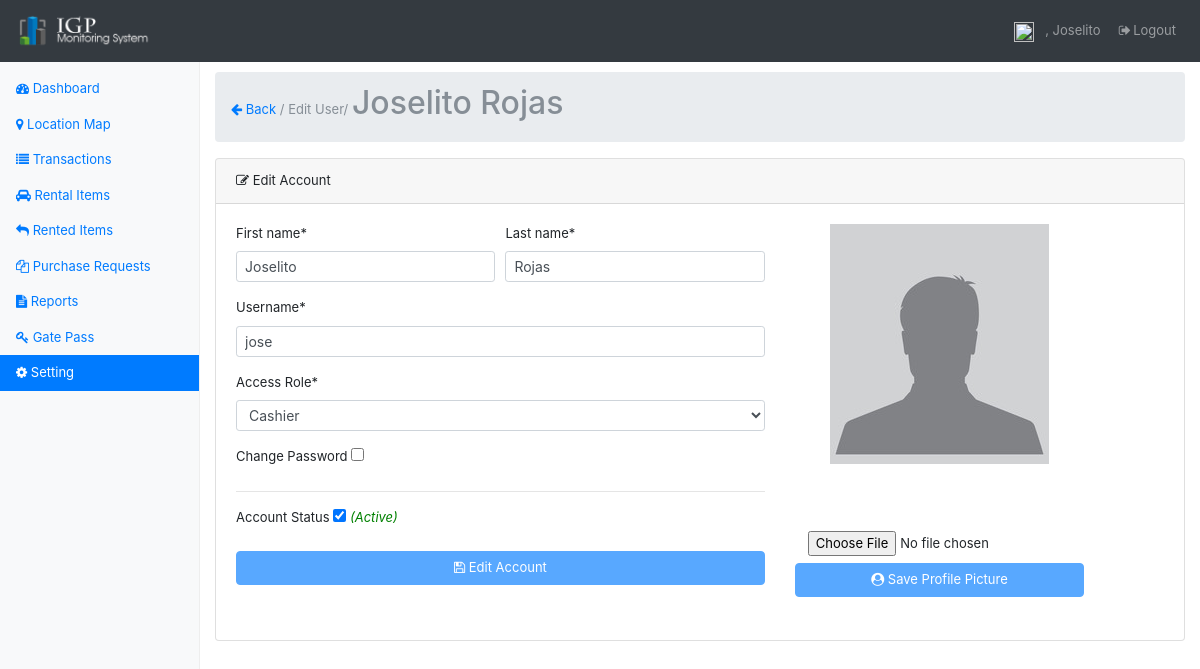
Page /user-edit.php?u=3 (signed in) on the committed database.
### tables this page shows
CREATE TABLE `users` (
  `user_id` int(11) NOT NULL,
  `firstname` varchar(45) DEFAULT NULL,
  `lastname` varchar(45) DEFAULT NULL,
  `username` varchar(45) DEFAULT NULL,
  `password` varchar(45) DEFAULT NULL,
  `hint` text,
  `status` enum('Y','N') DEFAULT 'N',
  `profile_pic` varchar(45) DEFAULT NULL,
  `user_type` int(11) DEFAULT NULL,
  `created_on` timestamp NULL DEFAULT CURRENT_TIMESTAMP
);

CREATE TABLE `user_type` (
  `user_type_id` int(11) NOT NULL,
  `user_type` varchar(45) DEFAULT NULL,
  `status` enum('Y','N') DEFAULT 'Y'
);

### classes/DbConfig.php (called while the page is built, shortened)
<?php
class DbConfig
{
    private $_host = 'localhost';
    private $_username = 'root';
    private $_password = '';
    private $_database = 'monitoringsystem';
    protected $connection;
    public function __construct()
    {
        if (!isset($this->connection)) {
            $this->connection = new mysqli($this->_host, $this->_username, $this->_password, $this->_database);
        }
        return $this->connection;
    }
}
?>

### classes/Crud.php (called while the page is built, shortened)
<?php
include_once 'DbConfig.php';
class Crud extends DbConfig
{
    public function getData($query)
    {
        $result = $this->connection->query($query);
        $rows = array();
        while ($row = $result->fetch_assoc()) {
            $rows[] = $row;
        }
        return $rows;
    }
    public function escape_string($value)
    {
        return $this->connection->real_escape_string($value);
    }
}
?>

### user-edit.php (the view, shortened to what this page needs)
<?php
    require_once('layout/header.php');
    require_once('classes/Crud.php');
    $crud = new Crud();
     $firstname = "";
     $lastname  = "";
     $username  = "";
     $profile_pic="";
     $user_type="";
     $status="N";
     $user_found=false;
    if(isset($_GET['u'])){
        $id = $crud->escape_string($_GET['u']);
        if(is_numeric($id) && $id!=''){
            if($id==1){
                $where_clause=" AND user_type_id=1";
            }else{
                $where_clause=" AND user_type_id!=1";
            }
            $user_type_ = $crud->getData("SELECT * FROM user_type WHERE status='Y' $where_clause");
            $result = $crud->getData("SELECT * FROM users WHERE user_id=$id LIMIT 1");
            $user_found=(count($result)==1)?true:false;
            foreach ($result as $res) {
                $firstname = $res['firstname'];
                $lastname  = $res['lastname'];
                $username  = $res['username'];
                $user_type =$res['user_type'];
                $status =$res['status'];
                $profile_pic =$res['profile_pic'];
            }
        }
    }
?>
<?php require_once('layout/nav.php');?>
        <main role="main" class="col-sm-9 ml-sm-auto col-md-10 pt-3">
           <nav aria-label="breadcrumb" role="navigation">
              <ol class="breadcrumb">
                    <li class="breadcrumb-item active" aria-current="page"><a href='user-list.php'><i class="fa fa-arrow-left" aria-hidden="true"></i> Back</a> / Edit User/ <h2><?php echo $firstname.' '.$lastname;?></h2></li>
              </ol>
           </nav>
         <div class="card">
              <div class="card-header">
                <i class="fa fa-pencil-square-o" aria-hidden="true"></i></i> Edit Account
              </div>
              <div class="card-body">
                <?php if($user_found){ ?>
                      <div class="row">
                        <div class="col-md-7">
                               <form data-toggle="validator" role="form" id="form" action="post">
                                        <div class="form-row">
                                              <div class="col-md-6">
                                                  <div class="form-group">
                                                      <label for="exampleInputName">First name*</label>
                                                      <input class="form-control form-control-sm" id="firstname" name="firstname" type="text"  placeholder="Enter first name" required value="<?php echo $firstname;?>">
                                                  </div>
                                              </div>
                                              <div class="col-md-6">
                                                 <div class="form-group">
                                                      <label for="exampleInputLastName">Last name*</label>
                                                      <input class="form-control form-control-sm" id="lastname" name="lastname" type="text" placeholder="Enter last name" required value="<?php echo $lastname;?>">
                                                  </div>
                                              </div>
                                        </div>
                                        <div class="form-group">
                                                  <label for="exampleInputEmail1">Username*</label>
                                                  <input class="form-control form-control-sm" id="username" name="username" type="text"  placeholder="Enter username" required value="<?php echo $username;?>">
                                        </div>
                                        <div class="form-group">
                                                  <label for="exampleInputEmail1">Access Role*</label>
                                                  <select required class="form-control form-control-sm" id="access_role" name="access_role">
                                                        <?php
                                                              foreach($user_type_ as $user){
                                                        ?>
                                                                <option value="<?php echo $user['user_type_id'] ?>" <?php echo ($user_type==$user['user_type_id'])?'selected': '';?>>
                                                                  <?php echo $user['user_type'] ?>
                                                                </option>
                                                        <?php
                                                              }
                                                        ?>
                                                  </select>
                                        </div>
                                        <div class="form-group">
                                                  <label for="check">Change Password</label>
                                                  <input  id="check" name="check" type="checkbox"  />
                                        </div>
                                        <hr/>
                                         <div class="form-group">
                                                  <label for="check">Account Status</label>
                                                  <input  id="account_status" name="account_status" type="checkbox" <?php echo($status=='Y')?'checked':'';?> />
                                                  <span id="stat" class="italic <?php echo($status=='Y')?'green':'red';?>"><?php echo($status=='Y')?'(Active)':'(Unactive)';?></span>
                                        </div>
                                        <div class="form-group">
                                          <button type="submit" name="submit" class="btn btn-primary btn-block" ><i class="fa fa-floppy-o" aria-hidden="true"></i> Edit Account</button>
                                        </div>
                              </form>
                              <br/>
                      </div>
                      <div class="col-md-4">
                        <form id="uploadForm"  method="post">
                              <div id="profile-container">
                                  <img id="pic" class="img-fluid" src="<?php echo ($profile_pic=='')? 'img/pic_avatar.jpg':$profile_pic;?>"  />
                              </div>
                              <input type="file" name="userImage" required class="btn"
                                  onchange="change_profile(event);"/>
                              <button type="submit" class="btn btn-primary btn-block"><i class="fa fa-user-circle" aria-hidden="true"></i> Save Profile Picture</button>
                        </form>
                      </div>
                  </div>
                  <?php } else { ?>
                        <h2 style="text-align: center;width: 100%;"><span style='color:red;'>SYSTEM ERROR 404:</span><br/><small>User Not Found, maybe because user is not exist.</small></h2>
                  <?php } ?>
              </div>
        </div>
        </div>
<?php require_once('layout/footer.php');?>

### assets/dashboard.css (style rules this page uses)
body { padding-top: 3.5rem; }
#profile-container { height: 300px; }
#profile-container img { display: block; margin: auto; line-height: 300px; max-width: 100%; max-height: 100%; }
h2 { display: inline-block !important; }
.green { color: green; }
.italic { font-style: italic; }

### layout/header.php (style rules this page uses)
body { font-size: 13px !important; }
.btn { font-size: 13px; }

### rows in the picture
users: firstname "Joselito", lastname "Rojas", username "jose", access_role "Cashier", status "☑"

### other values in the picture
$_SESSION['firstname'] "Joselito"
